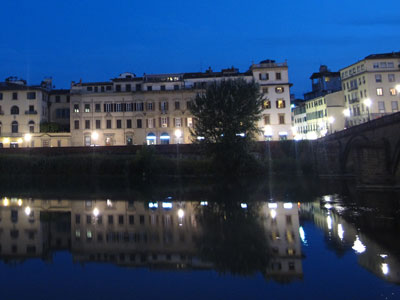
//> input picture 02.jpg, 400 x 300 px, given in place of scene.jpg, which was not available
$ ./exercise_4   (built with g++ and OpenCV 4, older OpenCV classes emulated)
//> lines starting //> are read from the running program, lines starting //| are printed output that depends on the picture; pictures that were not available may be replaced by others from this repository, and a replacement may not be noted
#include <opencv2/core/core.hpp>
//#include <opencv2/video/background_segm.hpp>
#include <opencv2/highgui/highgui.hpp>
//#include <opencv2/imgproc/imgproc.hpp>
#include <opencv2/nonfree/nonfree.hpp>
#include <opencv2/legacy/legacy.hpp>
#include <iostream>

using namespace cv;

//void function_name();
int main(int argc, char *argv[])
{
  Mat img_scene = imread("scene.jpg");
//> img_scene is the input picture: 300 rows x 400 cols, CV_8UC3; mean B, G, R 97.3, 66.1, 43.9
  Mat img_obj = imread("obj.jpg");
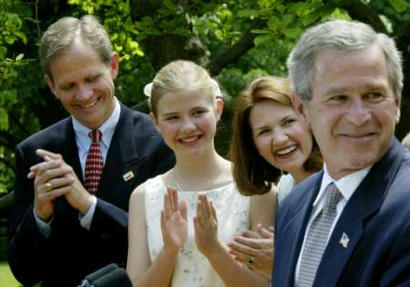
//> input picture SRC1.jpg, 410 x 287 px, given in place of obj.jpg, which was not available
//> img_obj is the input picture: 287 rows x 410 cols, CV_8UC3; mean B, G, R 68.8, 87.4, 86
  Mat gray_img_scene = imread("scene.jpg", CV_LOAD_IMAGE_GRAYSCALE); //if flag >0 three channels, flag=0 one channel, flag<0 original
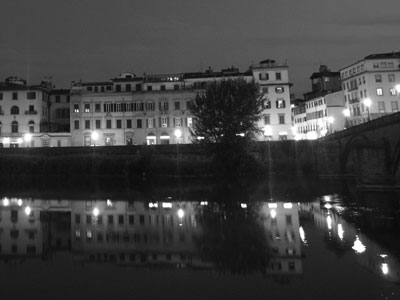
//> gray_img_scene: 300 rows x 400 cols, CV_8UC1; min 8, max 255, mean 63
  Mat gray_img_obj = imread("obj.jpg", CV_LOAD_IMAGE_GRAYSCALE); //if flag >0 three channels, flag=0 one channel, flag<0 original
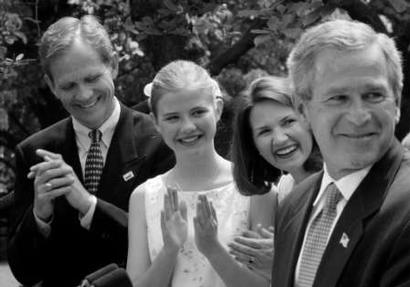
//> gray_img_obj: 287 rows x 410 cols, CV_8UC1; min 0, max 255, mean 84.8
  Mat desc_scene;
  Mat desc_obj;
  std::vector<KeyPoint> keypoints_scene;
  std::vector<KeyPoint> keypoints_obj;

  SIFT sift(4000, 3, 0.04, 10, 1.6f); // nfeatures=0 nOctaveLayers=3 contrastThreshold=0.04 edgeThreshold=10 sigma=1.6
  sift.operator()(gray_img_scene, noArray(), keypoints_scene, desc_scene, 0);
  sift.operator()(gray_img_obj, noArray(), keypoints_obj, desc_obj, 0);

  // [19 lines of commented-out code are left out]

  std::cout<<desc_obj.size()<<std::endl;
  //FlannBasedMatcher matcher;
  //std::vector< DMatch > matches;
  //matcher.match( desc_scene, desc_obj, matches);

  BruteForceMatcher< L2<float> > matcher;
  std::vector< DMatch > matches;
  matcher.match( desc_scene, desc_obj, matches);

  std::vector<Point2f> scene;
  std::vector<Point2f> obj;
  std::vector<KeyPoint> k_scene;
  std::vector<KeyPoint> k_obj;

  double max_dist = 0; double min_dist = 100;
  for( int i = 0; i < desc_scene.rows; i++ )
  { double dist = matches[i].distance;
    if( dist < min_dist ) min_dist = dist;
    if( dist > max_dist ) max_dist = dist;
  }

  std::vector< DMatch > good_matches;

  for( int i = 0; i < desc_scene.rows; i++ )
  {
    if( matches[i].distance < 3*min_dist )
    {
     good_matches.push_back( matches[i]);
    }
  }

  for( int i = 0; i < good_matches.size(); i++ )
  {
    scene.push_back( keypoints_scene[ good_matches[i].queryIdx ].pt );
    obj.push_back( keypoints_obj[ good_matches[i].trainIdx ].pt );
    k_scene.push_back( keypoints_scene[ good_matches[i].queryIdx ] );
    k_obj.push_back( keypoints_obj[ good_matches[i].trainIdx ] );
  }
  if(scene.size()<4) return -1;
  Mat H = findHomography( obj, scene, CV_RANSAC );

  Mat result;
  warpPerspective(img_scene, result, H.inv(), Size(img_scene.cols+img_obj.cols,img_scene.rows));
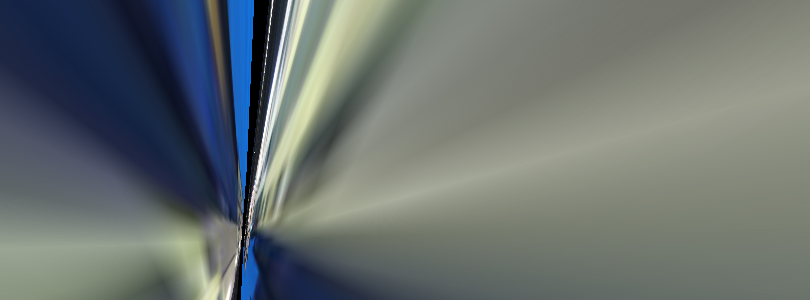
//> result: 300 rows x 810 cols, CV_8UC3; mean B, G, R 112.3, 113.9, 106.1
  Mat half(result,Rect(0,0,img_obj.cols,img_obj.rows));
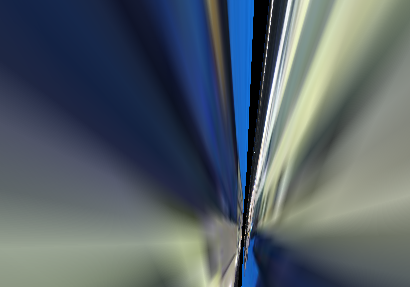
//> half: 287 rows x 410 cols, CV_8UC3; mean B, G, R 104, 96, 84.7
  img_obj.copyTo(half);
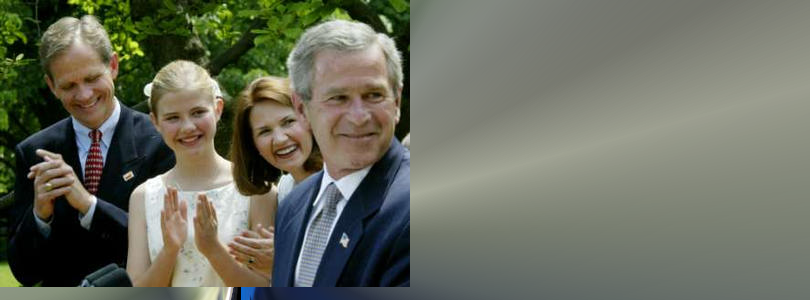
//> result: 300 rows x 810 cols, CV_8UC3; mean B, G, R 95.3, 109.7, 106.7
  //drawKeypoints(img_scene, k_scene, img_scene, Scalar(0, 0, 255),DrawMatchesFlags::DRAW_RICH_KEYPOINTS);
  //drawKeypoints(img_obj, k_obj, img_obj, Scalar(0, 0, 255),DrawMatchesFlags::DRAW_RICH_KEYPOINTS);
  imwrite( "Result.jpg", result );
// [52 lines of commented-out code are left out]


  return 0;
}


// [30 lines of commented-out code are left out]
